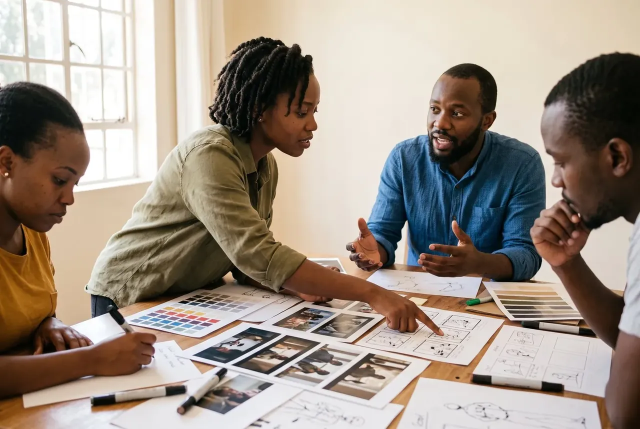
#> input picture assets/photos/room-1280.webp, 1280 x 858 px, given in place of storytellers-desktop.png, which was not available (shown at 1/2 size)
$ python grade.py ../assets/photos
#> lines starting #> are read from the running program, lines starting #| are printed output that depends on the picture; after the words box and inside, x2 and y2 are one past the last pixel; in counts of white or black regions, pixels touching at a corner belong together; pictures that were not available may be replaced by others from this repository, and a replacement may not be noted
#!/usr/bin/env python3
""""Fresh daylight" grade for the chapter masters (client-approved 2026-10-21 on qa/shots/v3-grade-study.jpg; live).
One recipe for every chapter master (.art/masters-2026-10-20/<chapter>-<desktop|phone>.png), tuned by eye against the
Shopify Editions reference frames (/home/user/ref-editions/review/visual-desktop/*_theirs.jpg). Steps, in CIE Lab (D65):
  1. craquelure: thin dark cracks are found with a grey closing of L and filled back in, gated so bold dark detail
     (pupils, outlines) and busy texture (hair, carpets, damask) are left alone;
  2. varnish cast: the yellow-amber cast is measured on the near-neutral pixels (stone, linen, sky, plaster) and
     pulled part of the way to a clean, faintly warm neutral; saturated colour and skin take only part of the shift;
  3. tone: a toe-preserving curve lifts shadows and mids (L 0 stays 0, so blacks keep their depth) and opens the
     whites a little;
  4. clarity: large-radius local contrast on L, faded out towards black and white;
  5. colour: gentle vibrance (low-chroma colour gains most, skin least) and a whisper of cool in neutral shadows.
RECIPE below is the approved one: it reproduces the study's graded masters bit for bit. Spatial sizes are in pixels of
the 5504 x 3072 masters and scale with the long side, so the 3072 x 5504 phone portraits take the same footprints.

The masters are read only. Outputs are new files named <stem><suffix>.png and never replace an input; in the masters
folder only <stem>-graded.png files are written (from sources that are not graded files), so a master is never touched.
  python3 scripts/grade.py --live          grade the live set into the masters folder as *-graded.png (below), add their
                                           sums to SHA256SUMS, then recut the paper-card crops from the graded files
  python3 scripts/grade.py --crops         only that last step: scripts/crops.py run on the *-graded.png sources
  python3 scripts/grade.py OUT_DIR [IMAGE ...] [--scale S] [--suffix -graded]   (studies; no IMAGE: the six desktops)
The live set: the six chapters' desktop and phone masters (scripts/art-masters.json points at their -graded files),
plus creators-desktop-v1.png and brands-desktop-v1.png, which scripts/crops.py cuts the paper cards from; those two
take the varnish shift measured on their chapter's live desktop master (the same paint, so the cards match it).
Phone portraits (the tuning for them): the same recipe and footprints, and each reads its own varnish cast, but never
takes a larger shift than its chapter's desktop master. A portrait's lights are whatever its crop holds, and Directors'
read the cream floor tiles as varnish (b* 24 against the desktop's 12): its own shift turned the green velvet teal.
Capped, both viewports of one painting carry one grade; Creators' portrait, bluer than its desktop, keeps its own.
"""
import argparse
import hashlib
import importlib.util
import sys
from pathlib import Path

import numpy as np
from PIL import Image
from scipy import ndimage
from scipy.interpolate import PchipInterpolator

ROOT = Path(__file__).resolve().parent.parent
MASTERS = ROOT / '.art' / 'masters-2026-10-20'
CHAPTERS = ('storytellers', 'creators', 'brands', 'results', 'directors', 'apply')
SUFFIX = '-graded'
# file -> (how it gets its varnish shift, from which master): None = its own measurement; ('borrow', m) = m's shift;
# ('cap', m) = its own, no larger than m's (see the docstring)
LIVE = {}
for _c in CHAPTERS:
    LIVE[f'{_c}-desktop.png'] = None
    LIVE[f'{_c}-phone.png'] = ('cap', f'{_c}-desktop.png')
LIVE.update({'creators-desktop-v1.png': ('borrow', 'creators-desktop.png'),
             'brands-desktop-v1.png': ('borrow', 'brands-desktop.png')})

# The recipe (approved 2026-10-21). Spatial sizes are for the 5504-px masters and scale with the long side.
RECIPE = {
    'crack_close_px': 7,          # grey-closing footprint (diameter) that bridges the cracks
    'crack_preblur_px': 0.0,      # > 0.4: find the cracks on a lightly blurred L (off in the approved recipe)
    'crack_min': 1.0,             # residual (L units) where crack filling starts...
    'crack_full': 3.5,            # ...and is at full strength
    'crack_bold': (14.0, 26.0),   # residual band where it fades out again (bold dark detail stays)
    'crack_texture': (2.5, 7.0),  # local std of L (closed) over which filling fades out (busy texture stays)
    'crack_strength': 0.8,
    'crack_skin': 0.35,           # on skin only this much of that (keeps the pores and paint grain)
    'neutral_chroma': 28.0,       # the cast is read off the lights: L > 45, chroma under this, no blues...
    'neutral_top': 70,            # ...the brightest 30% of them (what should be white has yellowed most)
    'cast_target': (0.6, 4.0),    # a*, b* the lights are pulled towards (a faintly warm, paper white)
    'cast_amount': 0.5,           # fraction of the measured cast removed
    'cast_axis_deg': 75.0,        # the varnish axis in a*b* (amber-yellow); only the cast along it is removed
    'cast_max': 10.0,             # largest shift along that axis
    'cast_tone_weight': (0.6, 1.0),   # share of the shift taken by the shadows (L* 12) and by the lights (L* 70+)
    'cast_keep_saturated': 0.55,  # saturated colour takes this fraction of the shift
    'cast_keep_skin': 0.3,        # skin takes this fraction
    'cast_keep_blue': 0.3,        # intended blues (skies, robes) take this fraction, or they turn electric
    'tone': ((0.0, 0.0), (0.03, 0.034), (0.10, 0.136), (0.25, 0.322), (0.45, 0.532), (0.65, 0.716),
             (0.85, 0.89), (0.95, 0.97), (1.0, 1.0)),
    'clarity_sigma_px': 36,
    'clarity': 0.24,
    'vibrance': 0.16,
    'vibrance_skin': 0.05,
    'cool_shadows': 1.6,          # b* taken out of neutral shadows
}

# ---- colour ------------------------------------------------------------------------------------------------------
_M = np.array([[0.4124564, 0.3575761, 0.1804375],
               [0.2126729, 0.7151522, 0.0721750],
               [0.0193339, 0.1191920, 0.9503041]], dtype=np.float32)
_MI = np.linalg.inv(_M).astype(np.float32)
_WP = np.array([0.95047, 1.0, 1.08883], dtype=np.float32)


def srgb_to_lab(rgb8):
    c = rgb8.astype(np.float32) / 255.0
    lin = np.where(c <= 0.04045, c / 12.92, ((c + 0.055) / 1.055) ** 2.4)
    del c
    xyz = (lin @ _M.T) / _WP
    del lin
    f = np.where(xyz > 216 / 24389, np.cbrt(xyz), (24389 / 27 * xyz + 16) / 116)
    del xyz
    L = 116 * f[..., 1] - 16
    a = 500 * (f[..., 0] - f[..., 1])
    b = 200 * (f[..., 1] - f[..., 2])
    return L.astype(np.float32), a.astype(np.float32), b.astype(np.float32)


def lab_to_srgb8(L, a, b):
    fy = (L + 16) / 116
    f = np.stack([fy + a / 500, fy, fy - b / 200], axis=-1)
    xyz = np.where(f > 6 / 29, f ** 3, (116 * f - 16) / (24389 / 27)) * _WP
    del f
    lin = np.clip(xyz @ _MI.T, 0, 1)
    del xyz
    c = np.where(lin <= 0.0031308, 12.92 * lin, 1.055 * np.power(lin, 1 / 2.4) - 0.055)
    return np.clip(np.round(c * 255), 0, 255).astype(np.uint8)


def smoothstep(e0, e1, x):
    t = np.clip((x - e0) / (e1 - e0), 0, 1)
    return t * t * (3 - 2 * t)


def skin_weight(a, b, C):
    """1 on skin-like colour (orange-brown hues, moderate chroma), 0 elsewhere."""
    h = np.degrees(np.arctan2(b, a))
    return smoothstep(25, 38, h) * (1 - smoothstep(68, 82, h)) * smoothstep(8, 14, C) * (1 - smoothstep(42, 55, C))


def measure_cast(L, a, b, C, r=RECIPE):
    """Median a*, b* of the lights among the near-neutral pixels (no intended blues)."""
    hue = np.degrees(np.arctan2(b, a)) % 360
    cand = (L > 45) & (C < r['neutral_chroma']) & ~((hue > 150) & (hue < 300))   # not the intended blues
    if cand.sum() < 500:
        cand = L >= np.percentile(L, 90)
    lights = cand & (L >= np.percentile(L[cand], r['neutral_top']))
    return float(np.median(a[lights])), float(np.median(b[lights]))


# ---- the grade ---------------------------------------------------------------------------------------------------
def crack_fill(L, a, b, r, k, info):
    """Step 1: thin dark cracks found with a grey closing of L and filled back in (returns L, a, b)."""
    size = max(3, int(round(r['crack_close_px'] * k)) | 1)
    yy, xx = np.mgrid[-(size // 2):size // 2 + 1, -(size // 2):size // 2 + 1]
    disk = (xx * xx + yy * yy) <= (size / 2) ** 2
    closed = ndimage.grey_closing(L, footprint=disk)
    res = closed - L                                   # what filling adds
    pb = r['crack_preblur_px'] * k
    if pb >= 0.4:                                      # detection on a lightly blurred L (grain stays below threshold)
        Lb = ndimage.gaussian_filter(L, pb)
        det = ndimage.grey_closing(Lb, footprint=disk) - Lb
        del Lb
    else:
        det = res
    sig = max(1.0, 6 * k)
    m1 = ndimage.gaussian_filter(closed, sig)
    sd = np.sqrt(np.maximum(ndimage.gaussian_filter(closed * closed, sig) - m1 * m1, 0))
    del m1
    gate = (smoothstep(r['crack_min'], r['crack_full'], det) * (1 - smoothstep(*r['crack_bold'], res))
            * (1 - smoothstep(*r['crack_texture'], sd)))
    gate *= r['crack_strength'] * (1 - (1 - r['crack_skin']) * skin_weight(a, b, np.hypot(a, b)))
    L = L + res * gate
    # the cracks' brown, filled from the paint around them (normalised blur that ignores crack pixels)
    wgt = ndimage.gaussian_filter(1 - np.clip(gate * 1.5, 0, 1), sig)
    for ch in (a, b):
        bg = ndimage.gaussian_filter(ch * (1 - np.clip(gate * 1.5, 0, 1)), sig) / np.maximum(wgt, 1e-3)
        ch += gate * (bg - ch)
        del bg
    info['crack_px'] = float((gate * res > 2).mean())
    return L, a, b


def varnish_shift(L, a, b, C, r=RECIPE):
    """Step 2's measurement: the lights' a*, b* and the (da, db) shift the recipe takes off them."""
    a0, b0 = measure_cast(L, a, b, C, r)
    ux, uy = np.cos(np.radians(r['cast_axis_deg'])), np.sin(np.radians(r['cast_axis_deg']))
    along = (a0 - r['cast_target'][0]) * ux + (b0 - r['cast_target'][1]) * uy
    amt = float(np.clip(r['cast_amount'] * along, 0, r['cast_max']))   # only ever removes warmth
    return a0, b0, (float(-amt * ux), float(-amt * uy))


# [7 lines left out: function measure_shift, not called in this run]


def grade(rgb8, r=RECIPE, log=None, k=None, shift=None, cap=None):
    """rgb8: HxWx3 uint8. k: spatial scale against the 5504-px masters (default: from the long side).
    shift: (da, db) to use instead of the varnish shift measured on this image; cap: (da, db) of the master whose
    shift this one may not exceed (see LIVE)."""
    h, w = rgb8.shape[:2]
    k = max(w, h) / 5504.0 if k is None else k
    L, a, b = srgb_to_lab(rgb8)
    info = {}

    # 1. craquelure
    L, a, b = crack_fill(L, a, b, r, k, info)

    # 2. varnish cast
    C = np.hypot(a, b)
    a0, b0, own = varnish_shift(L, a, b, C, r)
    da, db = own if shift is None else (float(v) for v in shift)
    if shift is None and cap is not None and np.hypot(*own) > np.hypot(*cap):
        da, db = (float(v) for v in cap)
        info['capped'] = (round(own[0], 1), round(own[1], 1))
    info.update(cast=(round(a0, 1), round(b0, 1)), shift=(round(da, 1), round(db, 1)), shift_exact=(da, db))
    sk = skin_weight(a, b, C)
    keep = 1 - (1 - r['cast_keep_saturated']) * smoothstep(16, 44, C)
    keep = keep * (1 - sk * (1 - r['cast_keep_skin']))
    keep = keep * (1 - (1 - r['cast_keep_blue']) * smoothstep(-1, -12, b))
    tw0, tw1 = r['cast_tone_weight']
    lw = tw0 + (tw1 - tw0) * smoothstep(12, 70, L)  # varnish yellows the lights most; shadows take less
    a = a + da * keep * lw
    b = b + db * keep * lw
    del keep, lw

    # 3. tone
    pts = np.array(r['tone'], dtype=np.float64)
    lut_x = np.linspace(0, 1, 4097)
    lut = PchipInterpolator(pts[:, 0], pts[:, 1])(lut_x).astype(np.float32)
    y = np.clip(L / 100, 0, 1)
    L = np.interp(y, lut_x, lut).astype(np.float32) * 100

    # 4. clarity
    base = ndimage.gaussian_filter(L, max(2.0, r['clarity_sigma_px'] * k))
    y = L / 100
    mid = np.clip(4 * y * (1 - y), 0, 1) ** 0.7
    L = np.clip(L + r['clarity'] * (L - base) * mid, 0, 100)
    del base, mid

    # 5. colour: vibrance, cool neutral shadows
    C = np.hypot(a, b)
    sk = skin_weight(a, b, C)
    v = r['vibrance'] * (1 - sk) + r['vibrance_skin'] * sk
    gain = 1 + v * (1 - smoothstep(10, 70, C))
    a *= gain
    b *= gain
    y = L / 100
    b -= r['cool_shadows'] * (1 - smoothstep(0.08, 0.45, y)) * (1 - smoothstep(10, 30, C)) * smoothstep(0.0, 0.05, y)
    del gain, v, sk, C

    out = lab_to_srgb8(L, a, b)
    if log is not None:
        log.update(info)
    return out


# [47 lines left out: functions sha256, update_sums, check_masters, recut_crops, not called in this run]


def grade_file(src, dst, scale=1.0, shift=None, cap=None):
    im = Image.open(src).convert('RGB')
    if scale != 1.0:
        im = im.resize((round(im.width * scale), round(im.height * scale)), Image.LANCZOS)
    info = {}
    out = grade(np.asarray(im), log=info, shift=shift, cap=cap)
    Image.fromarray(out).save(dst, optimize=False, compress_level=3)
    how = ' (borrowed)' if shift else (f' (capped at the desktop\'s; its own {info["capped"]})' if 'capped' in info else '')
    print(f'{src.name} -> {dst}  cast a*,b* {info["cast"]}  shift {info["shift"]}{how}  '
          f'crack fill > 2 L*: {info["crack_px"]:.2%} of pixels', flush=True)
    return info


def main():
    ap = argparse.ArgumentParser(description=__doc__, formatter_class=argparse.RawDescriptionHelpFormatter)
    ap.add_argument('out_dir', nargs='?')
    ap.add_argument('images', nargs='*')
    ap.add_argument('--scale', type=float, default=1.0)
    ap.add_argument('--suffix', default='')
    ap.add_argument('--live', action='store_true', help='grade the live set into the masters folder, then recut crops')
    ap.add_argument('--crops', action='store_true', help='only recut the paper-card crops from the graded masters')
    ap.add_argument('--only', nargs='*', help='--live: just these files of the live set (e.g. apply-phone.png)')
    ap.add_argument('--preview', help='--live/--crops: also write crops.py\'s contact sheet here')
    args = ap.parse_args()

    if args.crops:
        recut_crops(preview=args.preview)
        return
    if args.live:
        names = args.only or list(LIVE)
        unknown = [n for n in names if n not in LIVE]
        if unknown:
            sys.exit(f'grade.py: not in the live set: {unknown}')
        check_masters(names + [v[1] for n in names if (v := LIVE[n])])
        done, shifts = [], {}
        for name in names:
            src, dst = MASTERS / name, MASTERS / f'{Path(name).stem}{SUFFIX}.png'
            mode, ref = LIVE[name] or (None, None)
            if ref and ref not in shifts:          # the desktop master's shift, exactly as its own grade measures it
                shifts[ref] = measure_shift(np.asarray(Image.open(MASTERS / ref).convert('RGB')))
            info = grade_file(src, dst, shift=shifts[ref] if mode == 'borrow' else None,
                              cap=shifts[ref] if mode == 'cap' else None)
            if not mode:
                shifts[name] = info['shift_exact']
            done.append(dst)
        update_sums(done)
        print(f'SHA256SUMS: {len(done)} graded files added or refreshed')
        if not args.only or any((LIVE[n] or ('',))[0] == 'borrow' for n in names):
            recut_crops(preview=args.preview)
        return

    if not args.out_dir:
        ap.error('OUT_DIR, --live or --crops')
    out_dir = Path(args.out_dir).resolve()
    in_masters = out_dir == MASTERS.resolve() or MASTERS.resolve() in out_dir.parents
    if in_masters and args.suffix != SUFFIX:
        sys.exit(f'grade.py: writing into the masters folder takes --suffix {SUFFIX} (or use --live)')
    srcs = [Path(p).resolve() for p in args.images] or [MASTERS / n for n in LIVE if not LIVE[n]]   # the desktops
    out_dir.mkdir(parents=True, exist_ok=True)
    for src in srcs:
        dst = out_dir / f'{src.stem}{args.suffix}.png'
        if dst.resolve() == src or dst.resolve() in srcs or (in_masters and src.stem.endswith(SUFFIX)):
            sys.exit(f'grade.py: refusing to overwrite an input ({dst})')
        grade_file(src, dst, scale=args.scale)
#> in grade_file, im is the input picture: PIL image 1280x858 RGB; mean R, G, B 158.6, 146.6, 135
#> in srgb_to_lab, `b = 200 * (f[..., 1] - f[..., 2])`:
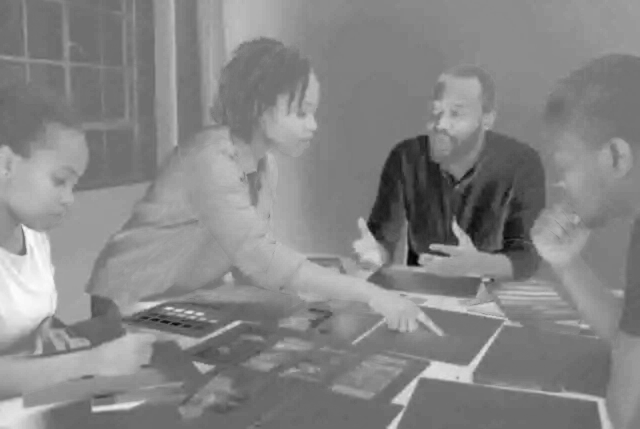
#> b: shape (858, 1280) float32 (shown at 1/2 size); min -41, max 52.56, mean 8.2; drawn with min black and max white
#> in crack_fill, `size = max(3, int(round(r['crack_close_px'] * k)) | 1)`: size = 3
#> in crack_fill, `yy, xx = np.mgrid[-(size // 2):size // 2 + 1, -(size // 2):size // 2 +..`: yy = [[-1, -1, -1], [0, 0, 0], [1, 1, 1]]; xx = [[-1, 0, 1], [-1, 0, 1], [-1, 0, 1]]
#> in crack_fill, `disk = (xx * xx + yy * yy) <= (size / 2) ** 2`: disk = [[True, True, True], [True, True, True], [True, True, True]]
#> in crack_fill, `res = closed - L`:
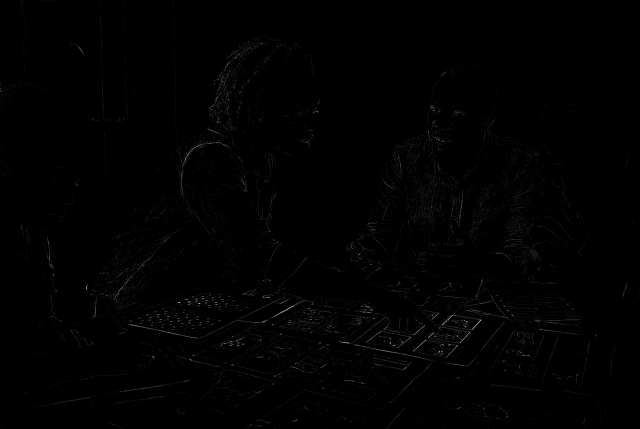
#> res: shape (858, 1280) float32 (shown at 1/2 size); min 0, max 80.21, mean 0.5; drawn with min black and max white
#> in crack_fill, `pb = r['crack_preblur_px'] * k`: pb = 0
#> in crack_fill, `gate *= r['crack_strength'] * (1 - (1 - r['crack_skin']) * skin_weight..`: gate: shape (858, 1280) float32; min 0, max 0.8, mean 0.0189
#> in crack_fill, `wgt = ndimage.gaussian_filter(1 - np.clip(gate * 1.5, 0, 1), sig)`:
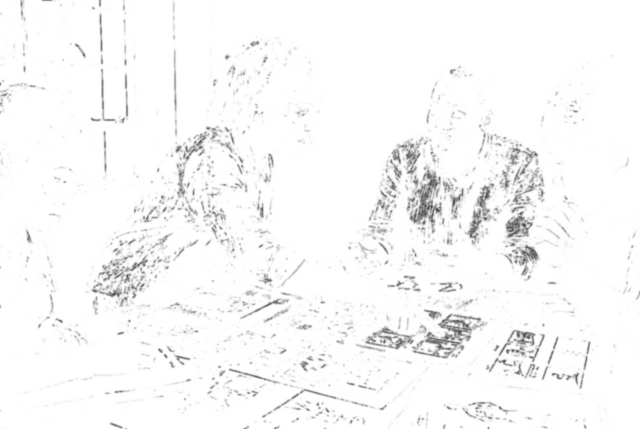
#> wgt: shape (858, 1280) float32 (shown at 1/2 size); min 0.223, max 1, mean 0.974
#> the loop in crack_fill, `for ch in (a, b):` made 2 passes
#> in grade, `C = np.hypot(a, b)`:
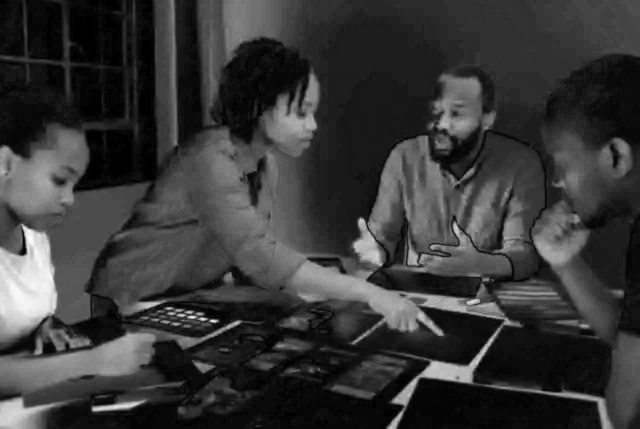
#> C: shape (858, 1280) float32 (shown at 1/2 size); min 0, max 55.99, mean 12.3; drawn with min black and max white
#> in measure_cast, `hue = np.degrees(np.arctan2(b, a)) % 360`:
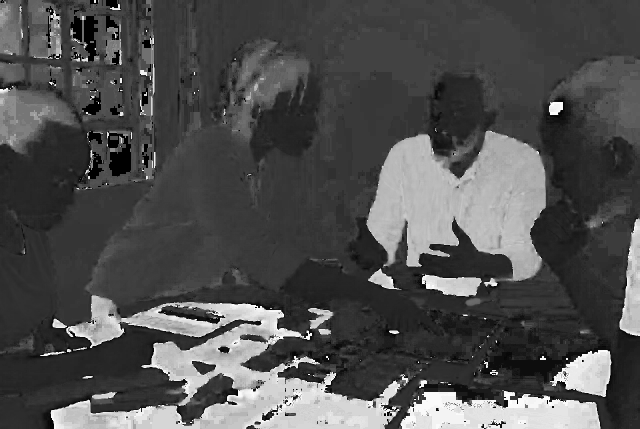
#> hue: shape (858, 1280) float32 (shown at 1/2 size); min 0, max 360, mean 113.2; drawn with min black and max white
#> in measure_cast, `cand = (L > 45) & (C < r['neutral_chroma']) & ~((hue > 150) & (hue < 3..`:
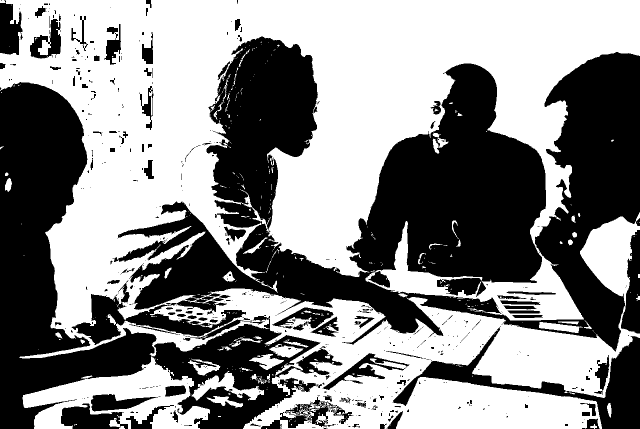
#> cand: shape (858, 1280) bool (shown at 1/2 size); 54.2% white; 528 black regions (391 under 20 px), largest, box (x1, y1, x2, y2) and area: (228, 73, 1280, 703) 292985, (0, 164, 313, 858) 96720, (304, 630, 685, 858) 33952
#> in measure_cast, `lights = cand & (L >= np.percentile(L[cand], r['neutral_top']))`:
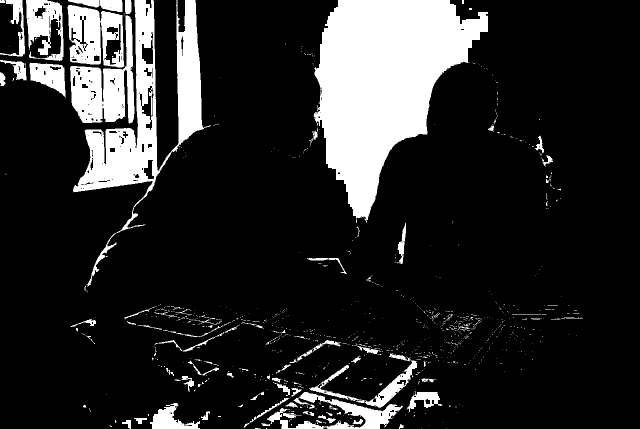
#> lights: shape (858, 1280) bool (shown at 1/2 size); 16.3% white; 1003 white regions (905 under 20 px), largest, box (x1, y1, x2, y2) and area: (627, 0, 976, 445) 84299, (146, 0, 422, 581) 35309, (140, 31, 269, 247) 12979
#> in varnish_shift, `a0, b0 = measure_cast(L, a, b, C, r)`: a0 = 0.16; b0 = 4.49
#> in varnish_shift, `ux, uy = np.cos(np.radians(r['cast_axis_deg'])), np.sin(np.radians(r['..`: ux = 0.259; uy = 0.966
#> in varnish_shift, `along = (a0 - r['cast_target'][0]) * ux + (b0 - r['cast_target'][1]) *..`: along = 0.358
#> in varnish_shift, `amt = float(np.clip(r['cast_amount'] * along, 0, r['cast_max']))`: amt = 0.179
#> in grade, `a0, b0, own = varnish_shift(L, a, b, C, r)`: a0 = 0.16; b0 = 4.49; own = (-0.0463, -0.173)
#> in grade, `da, db = own if shift is None else (float(v) for v in shift)`: da = -0.0463; db = -0.173
#> in grade, `tw0, tw1 = r['cast_tone_weight']`: tw0 = 0.6; tw1 = 1
#> in grade, `pts = np.array(r['tone'], dtype=np.float64)`: pts = [[0, 0], [0.03, 0.034], [0.1, 0.136], [0.25, 0.322], [0.45, 0.532], [0.65, 0.716], [0.85, 0.89], [0.95, 0.97], [1, 1]]
#> in grade, `lut = PchipInterpolator(pts[:, 0], pts[:, 1])(lut_x).astype(np.float32)`: lut = 4097 values from 0 to 1


if __name__ == '__main__':
#> (the run stopped early here; a loop or call above may not have finished)
